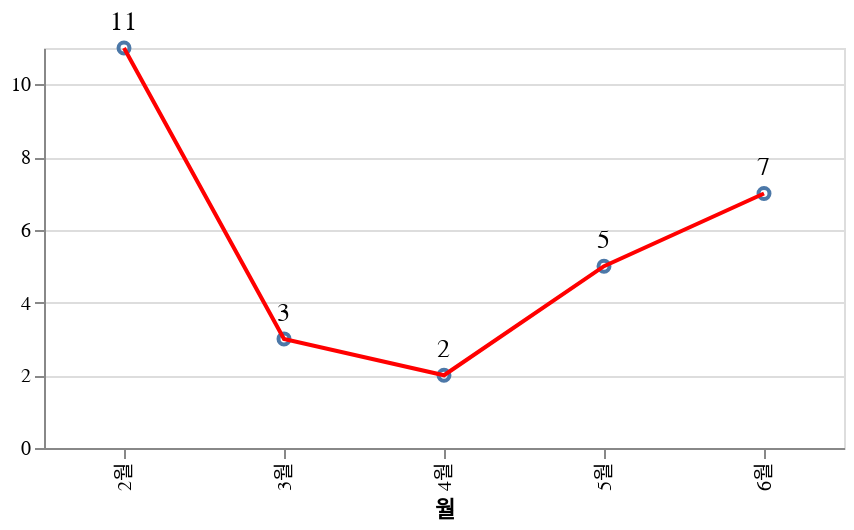

The cell this chart's notebook holds for it:
### Markdown cell above
### EU

### Code cell
regex = '^(EU|Global)'
df_filtered = df[df['리전'].apply(lambda x: True if re.search(regex, x) else False) & (df['테넌트']== 'PRD') & (df['진행상태']=='완료')]
source = df_filtered
chart = get_lineChart(source)
chart

### Figure 1 — Vega-Lite specification as saved in the notebook (floating-point values rounded to 4 significant figures)
{"config": {"view": {"continuousWidth": 400, "continuousHeight": 300}}, "layer": [{"mark": "point", "encoding": {"x": {"field": "월", "type": "nominal"}, "y": {"aggregate": "count", "type": "quantitative"}}}, {"mark": {"type": "line", "color": "red"}, "encoding": {"x": {"field": "월", "type": "nominal"}, "y": {"aggregate": "count", "title": "", "type": "quantitative"}}}, {"mark": {"type": "text", "align": "center", "baseline": "line-top", "color": "black", "dy": -20, "fontSize": 13}, "encoding": {"text": {"aggregate": "count", "field": "성패", "type": "quantitative"}, "x": {"field": "월", "type": "nominal"}, "y": {"aggregate": "count", "title": "", "type": "quantitative"}}}], "data": {"name": "data-767e12eccbb21777afc7c8e36c210469"}, "height": 200, "width": 400, "$schema": "https://vega.github.io/schema/vega-lite/v4.17.0.json", "datasets": {"data-767e12eccbb21777afc7c8e36c210469": [{"년도": "22년", "월": "2월", "리전": "EU", "AZ": "1센터", "테넌트": "PRD", "진행상태": "완료", "성패": "성공", "Ticket": "EUCLOUD-1712", "Summary": "[ccSP API G/W] SSL 인증서 교체 요청", "Description": "로드밸런서"}, {"년도": "22년", "월": "2월", "리전": "EU", "AZ": "1센터", "테넌트": "PRD", "진행상태": "완료", "성패": "성공", "Ticket": "EUCLOUD-1711", "Summary": "운영계 LB Port 추가 요청", "Description": "로드밸런서"}, {"년도": "22년", "월": "2월", "리전": "EU", "AZ": "1센터", "테넌트": "PRD", "진행상태": "완료", "성패": "성공", "Ticket": "EUCLOUD-1711", "Summary": "검증계 LB Port 추가 요청", "Description": "로드밸런서"}, {"년도": "22년", "월": "2월", "리전": "EU", "AZ": "1센터", "테넌트": "PRD", "진행상태": "완료", "성패": "성공", "Ticket": "EUCLOUD-1707", "Summary": "MCP SBS VM 생성 요청", "Description": "컴퓨트"}, {"년도": "22년", "월": "2월", "리전": "EU", "AZ": "1센터", "테넌트": "PRD", "진행상태": "완료", "성패": "성공", "Ticket": "EUCLOUD-1790", "Summary": "MCP SBS LB Member 추가 요청", "Description": "로드밸런서"}, {"년도": "22년", "월": "2월", "리전": "EU", "AZ": "1센터", "테넌트": "PRD", "진행상태": "완료", "성패": "성공", "Ticket": "EUCLOUD-1776", "Summary": "Dbsafer Manager 속도 개선 패치 작업", "Description": "컴퓨트"}, {"년도": "22년", "월": "2월", "리전": "EU", "AZ": "1센터", "테넌트": "PRD", "진행상태": "완료", "성패": "성공", "Ticket": "EUCLOUD-1756", "Summary": "[vTwin] k8s 버전 업그레이드 신청", "Description": "k8s"}, {"년도": "22년", "월": "2월", "리전": "EU", "AZ": "1센터", "테넌트": "PRD", "진행상태": "완료", "성패": "성공", "Ticket": "EUCLOUD-1807", "Summary": "Base LB Aflex 추가 요청", "Description": "로드밸런서"}, {"년도": "22년", "월": "2월", "리전": "EU", "AZ": "1센터", "테넌트": "PRD", "진행상태": "완료", "성패": "성공", "Ticket": "EUCLOUD-1812", "Summary": "EU 전 VM ladvd 패키지 Disable(버그성 이슈)", "Description": "컴퓨트"}, {"년도": "22년", "월": "2월", "리전": "EU", "AZ": "1센터", "테넌트": "PRD", "진행상태": "완료", "성패": "성공", "Ticket": "EUCLOUD-1833", "Summary": "LB Port 추가 및 인증서 적용 요청", "Description": "로드밸런서"}, {"년도": "22년", "월": "2월", "리전": "EU", "AZ": "1센터", "테넌트": "PRD", "진행상태": "완료", "성패": "성공", "Ticket": "EUCLOUD-1836", "Summary": "유럽 CCS 차량 IP Range 부족으로 신규 Network 추가", "Description": "네트워크"}, {"년도": "22년", "월": "3월", "리전": "EU", "AZ": "1센터", "테넌트": "PRD", "진행상태": "완료", "성패": "성공", "Ticket": "EUCLOUD-1870", "Summary": "NMS 서버 자원 반환 요청 ( 메모리 사용률 높아 다운 불가하여 중단)", "Description": "컴퓨트"}, {"년도": "22년", "월": "3월", "리전": "EU", "AZ": "1센터", "테넌트": "PRD", "진행상태": "완료", "성패": "성공", "Ticket": "EUCLOUD-1917", "Summary": "MCP VM 공인 IP NAT 설정", "Description": "네트워크"}, {"년도": "22년", "월": "3월", "리전": "EU", "AZ": "1센터", "테넌트": "PRD", "진행상태": "완료", "성패": "성공", "Ticket": "EUCLOUD-2011", "Summary": "NodeSafer Module 패치", "Description": "컴퓨트"}, {"년도": "22년", "월": "4월", "리전": "EU", "AZ": "1센터", "테넌트": "PRD", "진행상태": "완료", "성패": "성공", "Ticket": "EUCLOUD-1751", "Summary": "EU 방화벽 OS 업그레이드 ", "Description": "방화벽"}, {"년도": "22년", "월": "4월", "리전": "EU", "AZ": "1센터", "테넌트": "PRD", "진행상태": "완료", "성패": "성공", "Ticket": "EUCLOUD-2137", "Summary": "신규 LB 생성 요청", "Description": "로드밸런서"}, {"년도": "22년", "월": "5월", "리전": "EU", "AZ": "1센터", "테넌트": "PRD", "진행상태": "완료", "성패": "성공", "Ticket": "EUCLOUD-2206", "Summary": "LB 멤버 추가 작업", "Description": "로드밸런서"}, {"년도": "22년", "월": "5월", "리전": "EU", "AZ": "1센터", "테넌트": "PRD", "진행상태": "완료", "성패": "성공", "Ticket": "EUCLOUD-2223", "Summary": "tomtom서버 스케일 업 요청", "Description": "컴퓨트"}, {"년도": "22년", "월": "5월", "리전": "EU", "AZ": "1센터", "테넌트": "PRD", "진행상태": "완료", "성패": "성공", "Ticket": "EUCLOUD-2220", "Summary": "[ccSP-PUSH] 서버 메모리 증설 요청", "Description": "컴퓨트"}, {"년도": "22년", "월": "5월", "리전": "EU", "AZ": "1센터", "테넌트": "PRD", "진행상태": "완료", "성패": "성공", "Ticket": "EUCLOUD-2284", "Summary": "CPU 자원 활용 최적화를 위한 자원 회수 ", "Description": "컴퓨트"}, {"년도": "22년", "월": "5월", "리전": "EU", "AZ": "1센터", "테넌트": "PRD", "진행상태": "완료", "성패": "성공", "Ticket": "EUCLOUD-2297", "Summary": "Failover 되었던 DB의 Master 원복 작업 요청", "Description": "DB"}, {"년도": "22년", "월": "6월", "리전": "EU", "AZ": "1센터", "테넌트": "PRD", "진행상태": "완료", "성패": "성공", "Ticket": "EUCLOUD-2309", "Summary": "GOMS LB 멤버 추가 요청", "Description": "로드밸런서"}, {"년도": "22년", "월": "6월", "리전": "EU", "AZ": "1센터", "테넌트": "PRD", "진행상태": "완료", "성패": "성공", "Ticket": "EUCLOUD-2322", "Summary": "CCS 유휴 자원 반납 요청", "Description": "컴퓨트"}, {"년도": "22년", "월": "6월", "리전": "EU", "AZ": "1센터", "테넌트": "PRD", "진행상태": "완료", "성패": "성공", "Ticket": "EUCLOUD-2179", "Summary": "Volume 회수 요청", "Description": "컴퓨트"}, {"년도": "22년", "월": "6월", "리전": "EU", "AZ": "1센터", "테넌트": "PRD", "진행상태": "완료", "성패": "성공", "Ticket": "EUCLOUD-2379", "Summary": "신규 LB 생성 요청", "Description": "로드밸런서"}, {"년도": "22년", "월": "6월", "리전": "EU", "AZ": "1센터", "테넌트": "PRD", "진행상태": "완료", "성패": "성공", "Ticket": "EUCLOUD-2451", "Summary": "Pre-filter 적용 GIS(GTC-C) 요청", "Description": "방화벽"}, {"년도": "22년", "월": "6월", "리전": "EU", "AZ": "1센터", "테넌트": "PRD", "진행상태": "완료", "성패": "성공", "Ticket": "EUCLOUD-2326", "Summary": "LB 신규 인증서 추가", "Description": "로드밸런서"}, {"년도": "22년", "월": "6월", "리전": "EU", "AZ": "1센터", "테넌트": "PRD", "진행상태": "완료", "성패": "성공", "Ticket": "EUCLOUD-2523", "Summary": "Rancher-webhook-tls 인증서갱신", "Description": "rancher"}]}}
